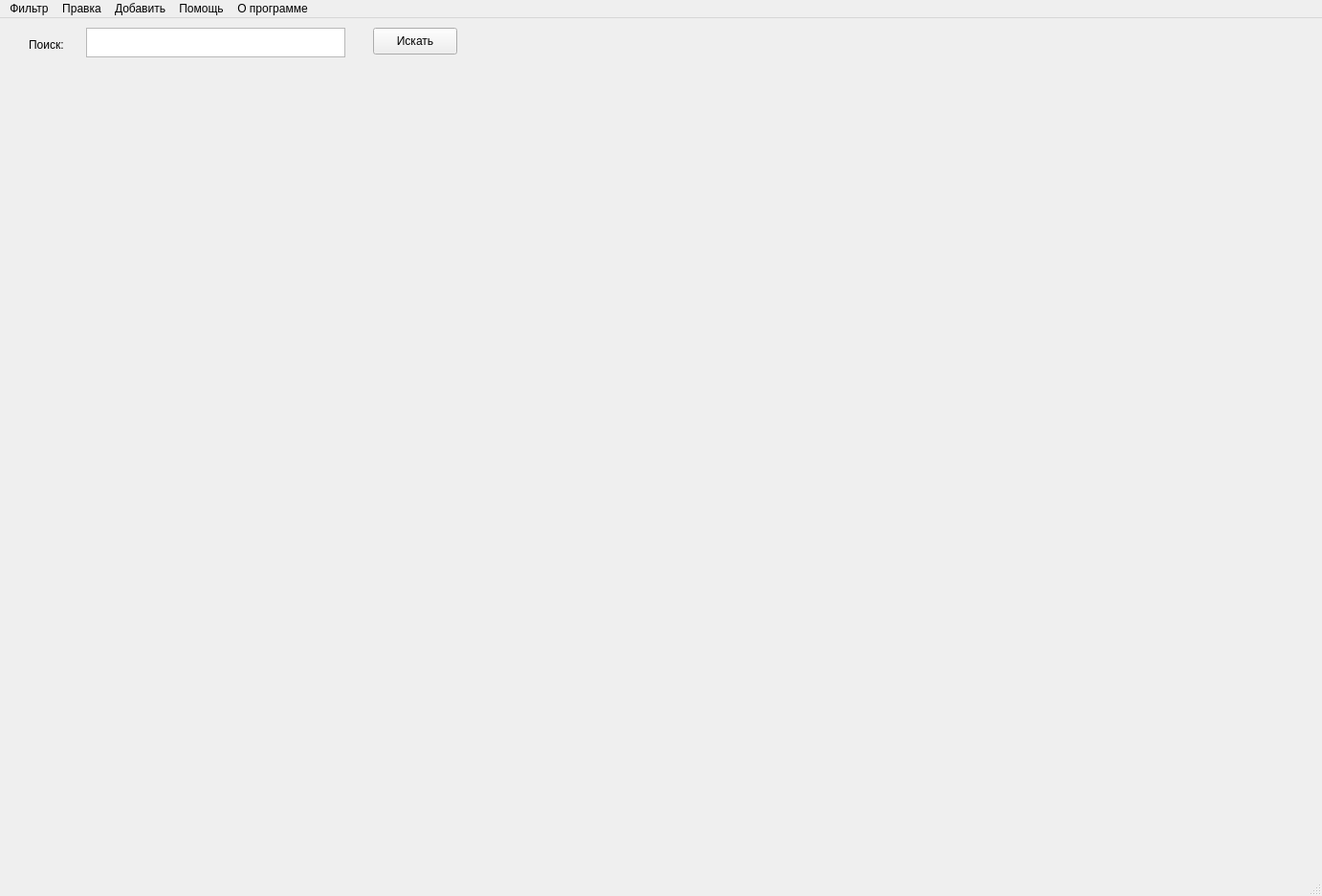
<?xml version="1.0" encoding="UTF-8"?>
<ui version="4.0">
 <class>MainWindow</class>
 <widget class="QMainWindow" name="MainWindow">
  <property name="geometry">
   <rect>
    <x>0</x>
    <y>0</y>
    <width>1382</width>
    <height>937</height>
   </rect>
  </property>
  <property name="windowTitle">
   <string>MainWindow</string>
  </property>
  <widget class="QWidget" name="centralwidget">
   <widget class="QTextEdit" name="textEdit">
    <property name="geometry">
     <rect>
      <x>90</x>
      <y>10</y>
      <width>271</width>
      <height>31</height>
     </rect>
    </property>
   </widget>
   <widget class="QLabel" name="label">
    <property name="geometry">
     <rect>
      <x>30</x>
      <y>20</y>
      <width>57</width>
      <height>16</height>
     </rect>
    </property>
    <property name="text">
     <string>Поиск:</string>
    </property>
   </widget>
   <widget class="QPushButton" name="pushButton">
    <property name="geometry">
     <rect>
      <x>390</x>
      <y>10</y>
      <width>88</width>
      <height>28</height>
     </rect>
    </property>
    <property name="text">
     <string>Искать</string>
    </property>
   </widget>
  </widget>
  <widget class="QMenuBar" name="menubar">
   <property name="geometry">
    <rect>
     <x>0</x>
     <y>0</y>
     <width>1382</width>
     <height>25</height>
    </rect>
   </property>
   <widget class="QMenu" name="menu">
    <property name="title">
     <string>Добавить</string>
    </property>
   </widget>
   <widget class="QMenu" name="menu_2">
    <property name="title">
     <string>Помощь</string>
    </property>
   </widget>
   <widget class="QMenu" name="menu_3">
    <property name="title">
     <string>О программе</string>
    </property>
   </widget>
   <widget class="QMenu" name="menu_5">
    <property name="title">
     <string>Правка</string>
    </property>
   </widget>
   <widget class="QMenu" name="menu_4">
    <property name="title">
     <string>Фильтр</string>
    </property>
   </widget>
   <addaction name="menu_4"/>
   <addaction name="menu_5"/>
   <addaction name="menu"/>
   <addaction name="menu_2"/>
   <addaction name="menu_3"/>
  </widget>
  <widget class="QStatusBar" name="statusbar"/>
  <action name="action">
   <property name="text">
    <string>Тест</string>
   </property>
  </action>
 </widget>
 <resources/>
 <connections/>
</ui>
